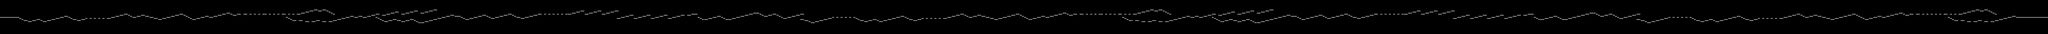

Rendered tile map (Tiled .tmx) drawn with the repository's tilesets; below, a short description and the map source with its tile grids summarised:
An orthogonal 960x32 tile map with 32x16 px tiles, 1 tile layer (line), 4 tilesets and 315 objects.

<map version="1.2" tiledversion="1.2.1" orientation="orthogonal" renderorder="right-down" width="960" height="32" tilewidth="32" tileheight="16" infinite="0" nextlayerid="5" nextobjectid="423">
 <tileset firstgid="1" source="c3.tsx" />
 <tileset firstgid="3" source="c4.tsx" />
 <tileset firstgid="5" source="c2.tsx" />
 <tileset firstgid="7" name="c1" tilewidth="32" tileheight="16" tilecount="2" columns="1">
  <image source="c1.png" width="32" height="32" />
 </tileset>
 <layer id="1" name="line" width="960" height="32">
  <data>[30720 cells, 999 non-empty, 4 distinct tile ids]</data>
 </layer>
 <objectgroup id="3" name="can">
  <object id="366" x="977" y="225" />
  <object id="367" x="2126" y="211" />
  <object id="368" x="3086" y="226" />
  <object id="369" x="3948" y="193" />
  <object id="370" x="4847" y="129" />
  <object id="371" x="5264" y="226" />
  <object id="372" x="5933" y="162" />
  <object id="373" x="6158" y="274" />
  <object id="374" x="6766" y="209" />
  <object id="375" x="7630" y="193" />
  <object id="376" x="9232" y="146" />
  <object id="377" x="10384" y="193" />
  <object id="378" x="11598" y="194" />
  <object id="379" x="13101" y="274" />
  <object id="380" x="14412" y="194" />
  <object id="381" x="15632" y="225" />
  <object id="382" x="16781" y="194" />
  <object id="383" x="17808" y="226" />
  <object id="384" x="19309" y="211" />
  <object id="385" x="20621" y="193" />
  <object id="386" x="22255" y="210" />
  <object id="387" x="23312" y="224" />
  <object id="388" x="24557" y="195" />
  <object id="389" x="25645" y="275" />
  <object id="390" x="26955" y="194" />
  <object id="391" x="27789" y="193" />
  <object id="392" x="28493" y="177" />
  <object id="394" x="29644" y="129" />
  <object id="395" x="29677" y="288" />
 </objectgroup>
 <objectgroup id="4" name="diamond">
  <object id="396" x="574" y="274" />
  <object id="397" x="1182" y="291" />
  <object id="398" x="3167" y="242" />
  <object id="399" x="4607" y="162" />
  <object id="400" x="4765" y="290" />
  <object id="401" x="5599" y="210" />
  <object id="402" x="6463" y="144" />
  <object id="403" x="6864" y="225" />
  <object id="404" x="8527" y="192" />
  <object id="405" x="8029" y="208" />
  <object id="406" x="10336" y="211" />
  <object id="407" x="11264" y="193" />
  <object id="408" x="12528" y="233" />
  <object id="409" x="12723" y="234" />
  <object id="410" x="14559" y="243" />
  <object id="411" x="16062" y="209" />
  <object id="412" x="17885" y="243" />
  <object id="413" x="19404" y="225" />
  <object id="414" x="21728" y="162" />
  <object id="415" x="22464" y="226" />
  <object id="416" x="23806" y="194" />
  <object id="418" x="26333" y="274" />
  <object id="419" x="27615" y="241" />
  <object id="420" x="28000" y="273" />
  <object id="421" x="29408" y="193" />
  <object id="422" x="29792" y="303" />
 </objectgroup>
 <objectgroup id="2" name="coins">
  <object id="1" x="384" y="285">
   <ellipse />
  </object>
  <object id="2" x="512" y="288">
   <ellipse />
  </object>
  <object id="3" x="737" y="288">
   <ellipse />
  </object>
  <object id="4" x="1005.5" y="224">
   <ellipse />
  </object>
  <object id="5" x="863" y="257">
   <ellipse />
  </object>
  <object id="6" x="1119" y="273">
   <ellipse />
  </object>
  <object id="7" x="1249" y="273">
   <ellipse />
  </object>
  <object id="8" x="1329" y="260">
   <ellipse />
  </object>
  <object id="9" x="1395" y="259">
   <ellipse />
  </object>
  <object id="10" x="1454" y="260">
   <ellipse />
  </object>
  <object id="11" x="1518" y="260">
   <ellipse />
  </object>
  <object id="12" x="1585" y="260">
   <ellipse />
  </object>
  <object id="13" x="1698" y="240">
   <ellipse />
  </object>
  <object id="14" x="1823" y="210">
   <ellipse />
  </object>
  <object id="15" x="2153.5" y="210.5">
   <ellipse />
  </object>
  <object id="16" x="2207" y="225">
   <ellipse />
  </object>
  <object id="17" x="2270" y="241">
   <ellipse />
  </object>
  <object id="18" x="2398" y="274">
   <ellipse />
  </object>
  <object id="19" x="2527" y="241">
   <ellipse />
  </object>
  <object id="20" x="2720" y="193">
   <ellipse />
  </object>
  <object id="21" x="2911" y="271">
   <ellipse />
  </object>
  <object id="22" x="3036" y="241">
   <ellipse />
  </object>
  <object id="23" x="2972" y="256">
   <ellipse />
  </object>
  <object id="24" x="3113" y="225">
   <ellipse />
  </object>
  <object id="25" x="3292" y="210">
   <ellipse />
  </object>
  <object id="26" x="3424" y="178">
   <ellipse />
  </object>
  <object id="27" x="3634" y="195">
   <ellipse />
  </object>
  <object id="28" x="3729" y="194">
   <ellipse />
  </object>
  <object id="29" x="3793" y="195">
   <ellipse />
  </object>
  <object id="30" x="3857" y="193">
   <ellipse />
  </object>
  <object id="31" x="3924" y="194">
   <ellipse />
  </object>
  <object id="32" x="4016" y="194">
   <ellipse />
  </object>
  <object id="33" x="4082" y="196">
   <ellipse />
  </object>
  <object id="34" x="4146" y="195">
   <ellipse />
  </object>
  <object id="35" x="4209" y="196">
   <ellipse />
  </object>
  <object id="36" x="4304" y="195">
   <ellipse />
  </object>
  <object id="37" x="4367" y="195">
   <ellipse />
  </object>
  <object id="38" x="4433" y="195">
   <ellipse />
  </object>
  <object id="39" x="4544" y="177">
   <ellipse />
  </object>
  <object id="40" x="4669" y="145">
   <ellipse />
  </object>
  <object id="41" x="4864" y="129">
   <ellipse />
  </object>
  <object id="42" x="4464" y="291">
   <ellipse />
  </object>
  <object id="43" x="4570" y="294">
   <ellipse />
  </object>
  <object id="44" x="4658" y="303">
   <ellipse />
  </object>
  <object id="45" x="4860" y="307">
   <ellipse />
  </object>
  <object id="46" x="4975" y="176">
   <ellipse />
  </object>
  <object id="47" x="4959" y="305">
   <ellipse />
  </object>
  <object id="48" x="5291" y="225.5">
   <ellipse />
  </object>
  <object id="49" x="5148" y="260">
   <ellipse />
  </object>
  <object id="50" x="5407" y="225">
   <ellipse />
  </object>
  <object id="51" x="5536" y="226">
   <ellipse />
  </object>
  <object id="52" x="5717" y="186">
   <ellipse />
  </object>
  <object id="53" x="5855" y="291">
   <ellipse />
  </object>
  <object id="54" x="5984" y="289">
   <ellipse />
  </object>
  <object id="55" x="5962" y="161.5">
   <ellipse />
  </object>
  <object id="56" x="6240" y="144">
   <ellipse />
  </object>
  <object id="57" x="6110" y="180">
   <ellipse />
  </object>
  <object id="58" x="5824" y="195">
   <ellipse />
  </object>
  <object id="59" x="6188" y="273.5">
   <ellipse />
  </object>
  <object id="60" x="6399" y="161">
   <ellipse />
  </object>
  <object id="61" x="6526" y="128">
   <ellipse />
  </object>
  <object id="62" x="6317" y="323">
   <ellipse />
  </object>
  <object id="63" x="6529" y="273">
   <ellipse />
  </object>
  <object id="64" x="6657" y="242">
   <ellipse />
  </object>
  <object id="65" x="6793.5" y="209">
   <ellipse />
  </object>
  <object id="66" x="7073" y="256">
   <ellipse />
  </object>
  <object id="67" x="7264" y="208">
   <ellipse />
  </object>
  <object id="68" x="7521" y="226">
   <ellipse />
  </object>
  <object id="69" x="7656.5" y="194">
   <ellipse />
  </object>
  <object id="70" x="7840" y="257">
   <ellipse />
  </object>
  <object id="71" x="7968" y="223">
   <ellipse />
  </object>
  <object id="72" x="8144" y="194">
   <ellipse />
  </object>
  <object id="73" x="8207" y="192">
   <ellipse />
  </object>
  <object id="74" x="8273" y="194">
   <ellipse />
  </object>
  </objectgroup>
</map>
<!-- 186 of 315 objects omitted -->
